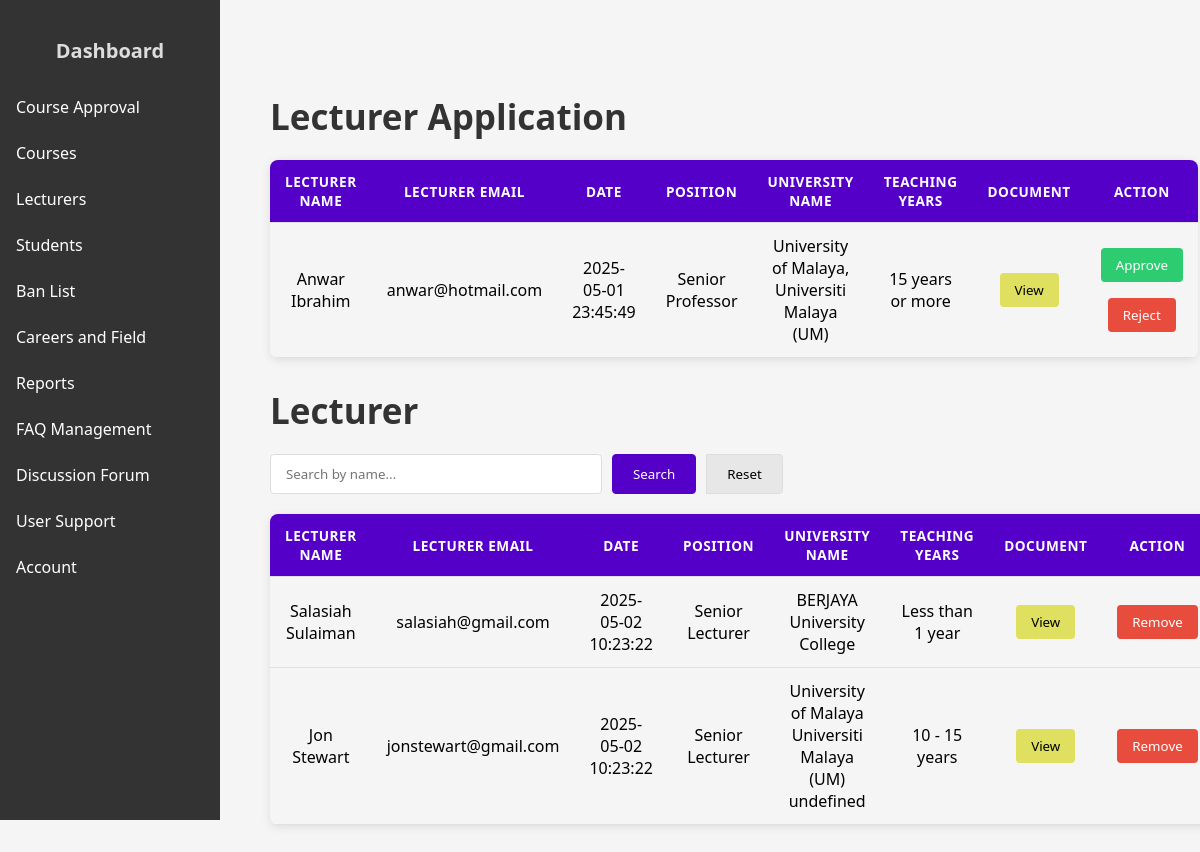
/admin_lecturer.php (signed in), run on the app's committed database.
### tables this page shows
CREATE TABLE `lecturer_applicant` (
  `applicant_id` int(11) NOT NULL,
  `teaching_exp` varchar(100) NOT NULL,
  `current_uni_name` varchar(100) NOT NULL,
  `job_title` varchar(100) NOT NULL,
  `application_date` datetime NOT NULL DEFAULT current_timestamp(),
  `application_status` varchar(100) NOT NULL,
  `user_email` varchar(100) NOT NULL
);

CREATE TABLE `user` (
  `user_email` varchar(100) NOT NULL,
  `password` varchar(128) NOT NULL,
  `name` varchar(100) NOT NULL,
  `role` varchar(100) NOT NULL,
  `pfp` varchar(100) DEFAULT 'profile/defaultProfile.jpg',
  `DOB` date NOT NULL,
  `theme` varchar(30) NOT NULL DEFAULT 'light',
  `forum_karma` int(11) NOT NULL DEFAULT 0
);

CREATE TABLE `lecturer` (
  `lecturer_id` int(11) NOT NULL,
  `description` text DEFAULT NULL,
  `applicant_id` int(11) NOT NULL,
  `approval_date` datetime NOT NULL DEFAULT current_timestamp(),
  `user_email` varchar(100) NOT NULL
);

### admin_lecturer.php (the view, shortened to what this page needs)
<?php include "conn.php";
$sql_applicant = "SELECT
                lecturer_applicant.job_title,
                lecturer_applicant.teaching_exp,
                lecturer_applicant.applicant_id,
                lecturer_applicant.application_date,
                lecturer_applicant.current_uni_name,
                user.user_email,
                user.name AS lecturer_name
                FROM
                lecturer_applicant
                JOIN
                user ON lecturer_applicant.user_email = user.user_email
                WHERE application_status = 'Pending'
                ORDER BY application_date DESC";
$result_applicant = $conn->query($sql_applicant);
$sql = "SELECT
            lecturer_applicant.job_title,
            lecturer_applicant.teaching_exp,
            lecturer_applicant.applicant_id,
            lecturer.approval_date,
            lecturer_applicant.current_uni_name,
            user.user_email,
            user.name AS lecturer_name
        FROM
            lecturer_applicant
        JOIN
            user ON lecturer_applicant.user_email = user.user_email
        JOIN
            lecturer ON lecturer_applicant.applicant_id = lecturer.applicant_id
        WHERE
            lecturer_applicant.application_status = 'Approved'";
$sql .= " ORDER BY lecturer.approval_date DESC";
$result = $conn->query($sql);
include 'admin_sidebar.php';
?>
<!DOCTYPE html>
<html lang="en">
<head>
    <link rel="stylesheet" href="admin.css">
</head>
<body>
<div class="main-content">
<br><br>
<h2>Lecturer Application</h2>
<table>
    <tr>
        <th>Lecturer Name</th>
        <th>Lecturer Email</th>
        <th>Date</th>
        <th>Position</th>
        <th>University Name</th>
        <th>Teaching Years</th>
        <th>Document</th>
        <th>Action</th>
    </tr>
    <?php
    if ($result_applicant->num_rows > 0) {
        while($row = $result_applicant->fetch_assoc()) {
            echo "<tr>";
            echo "<td>" . htmlspecialchars($row["lecturer_name"]) . "</td>";
            echo "<td>" . htmlspecialchars($row["user_email"]) . "</td>";
            echo "<td>" . htmlspecialchars($row["application_date"]) . "</td>";
            echo "<td>" . htmlspecialchars($row["job_title"]) . "</td>";
            echo "<td>" . htmlspecialchars($row["current_uni_name"]) . "</td>";
            echo "<td>" . htmlspecialchars($row["teaching_exp"]) . "</td>";
            echo "<td><button class='viewLecBtn' type='button' onclick=\"openViewModal('" . $row["applicant_id"] . "')\">View</button></td>";
            echo "<td>
                    <button style='margin-bottom: 0.5rem;' type='button' onclick=\"openApproveModal('" . $row["applicant_id"] . "')\">Approve</button>
                    <button style='margin-top: 0.5rem;' type='button' onclick=\"openRemoveModal('" . $row["applicant_id"] . "')\">Reject</button>
                  </td>";
            echo "</tr>";
        }
    } else {
        echo "<tr><td colspan='5'>No pending proposals found.</td></tr>";
    }
    ?>
</table>
<h2>Lecturer</h2>
<form method="GET" action="">
    <input type="text" name="search" placeholder="Search by name..." value="<?php echo isset($_GET['search']) ? htmlspecialchars($_GET['search']) : ''; ?>">
    <button type="submit">Search</button>
    <button type="button" onclick="window.location.href='<?php echo basename($_SERVER['PHP_SELF']); ?>'">Reset</button>
</form>
<table>
    <tr>
        <th>Lecturer Name</th>
        <th>Lecturer Email</th>
        <th>Date</th>
        <th>Position</th>
        <th>University Name</th>
        <th>Teaching Years</th>
        <th>Document</th>
        <th>Action</th>
    </tr>
    <?php
    if ($result->num_rows > 0) {
        while($row = $result->fetch_assoc()) {
            echo "<tr>";
            echo "<td>" . htmlspecialchars($row["lecturer_name"]) . "</td>";
            echo "<td>" . htmlspecialchars($row["user_email"]) . "</td>";
            echo "<td>" . htmlspecialchars($row["approval_date"]) . "</td>";
            echo "<td>" . htmlspecialchars($row["job_title"]) . "</td>";
            echo "<td>" . htmlspecialchars($row["current_uni_name"]) . "</td>";
            echo "<td>" . htmlspecialchars($row["teaching_exp"]) . "</td>";
            echo "<td><button class='viewLecBtn' type='button' onclick=\"openViewModal('" . $row["applicant_id"] . "')\">View</button></td>";
            echo "<td>
            <button type='button' onclick=\"openRemoveModal('" . $row["applicant_id"] . "')\">Remove</button>
        </td>";
            echo "</tr>";
        }
    } else {
        echo "<tr><td colspan='5'>No matching proposals found.</td></tr>";
    }
    ?>
</table>
</body>
</html>

### admin.css (style rules this page uses)
table { margin-bottom: 30px; }
body { font-family: 'Segoe UI', Tahoma, Geneva, Verdana, sans-serif, sans-serif; margin: 0; padding: 0; background-color: #f5f5f5; }
.main-content { margin-left: 250px; padding: 20px; }
h2 { color: #333; margin-bottom: 20px; font-size: 35px; }
table { width: 100%; border-collapse: collapse; margin: 20px 0; font-family: 'Segoe UI', Tahoma, Geneva, Verdana, sans-serif; box-shadow: 0 2px 10px rgba(0, 0, 0, 0.1); border-radius: 8px; overflow: hidden; }
th, td { padding: 12px 15px; border-bottom: 1px solid #e0e0e0; text-align: center; vertical-align: middle; }
th { background-color: #5400C8; color: white; font-weight: 600; text-transform: uppercase; font-size: 0.85em; letter-spacing: 0.5px; }
button { padding: 8px 15px; border: none; border-radius: 4px; cursor: pointer; font-weight: 500; transition: all 0.3s ease; white-space: nowrap; margin: 0 auto; font-family: 'Segoe UI', Tahoma, Geneva, Verdana, sans-serif; }
button[onclick*="Approve"] { background-color: #2ecc71; color: white; }
button[onclick*="openRemoveModal"] { background-color: #e74c3c; color: white; }
.viewLecBtn { background-color: #dfdf60; }
form[method="GET"] { display: flex; margin: 20px 0; gap: 10px; }
form[method="GET"] input[type="text"] { padding: 10px 15px; border: 1px solid #ddd; border-radius: 4px; width: 300px; font-family: 'Segoe UI', Tahoma, sans-serif; outline: none; }
form[method="GET"] button[type="submit"] { padding: 10px 20px; border: 1px solid #5400C8; background-color: #5400C8; color: white; border-radius: 4px; cursor: pointer; transition: background-color 0.3s; }
form[method="GET"] button[type="button"] { padding: 10px 20px; border: 1px solid #ddd; background-color: #e7e7e7; border-radius: 0 4px 4px 0; cursor: pointer; transition: all 0.3s; }
form[method="GET"] button { margin: 0; }

### admin_sidebar.php (style rules this page uses)
.main-content { margin-left: 220px; padding: 20px; }

### data on the page
lecturer_applicant: user_email.name "Anwar Ibrahim", user_email.user_email "anwar@hotmail.com", application_date "2025-05-01 23:45:49", job_title "Senior Professor", current_uni_name "University of Malaya, Universiti Malaya (UM)", teaching_exp "15 years or more"
lecturer: user_email.name "Salasiah Sulaiman", user_email.user_email "salasiah@gmail.com", approval_date "2025-05-02 10:23:22", applicant.job_title "Senior Lecturer", applicant.current_uni_name "BERJAYA University College", applicant.teaching_exp "Less than 1 year"
lecturer: user_email.name "Jon Stewart", user_email.user_email "jonstewart@gmail.com", approval_date "2025-05-02 10:23:22", applicant.job_title "Senior Lecturer", applicant.current_uni_name "University of Malaya Universiti Malaya (UM) undefined", applicant.teaching_exp "10 - 15 years"
